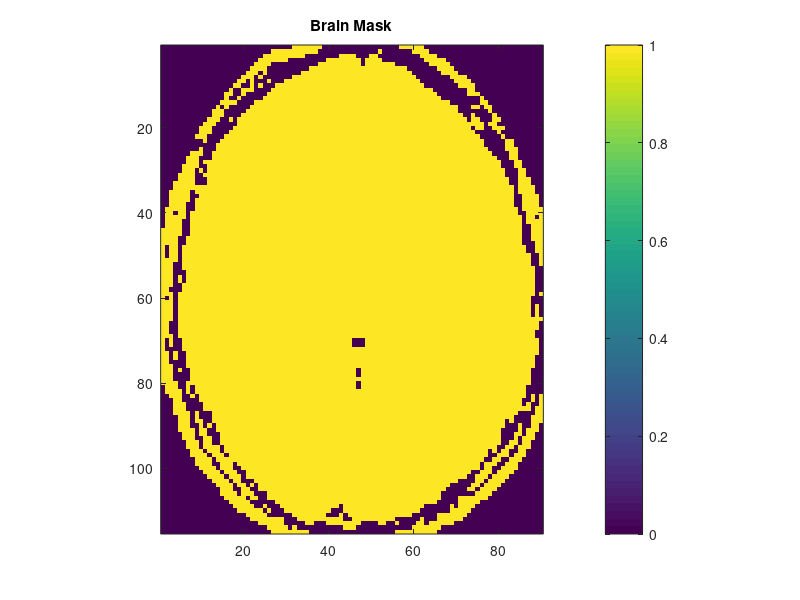

This figure's MATLAB source: (Note: this script raises an error after producing the figure.)
clear; clf;
% Parameters

% Generated with a gcv score test (will be added in future)
epsilon = 0.45;
rho = 1e-9;

plot_brain_mask = true;
plot_gradient_directions = true;

% END Parameters

% Load data from file
load partI.mat
whos

% Construct linear DTI system
A1 = g .* g;
A2 = 2 * [g(:,1).*g(:,2), g(:,1).*g(:,3), g(:,2).*g(:,3)];
A = [A1, A2];   % 64 x 6

% Brain mask
disp("Creating brain mask...");
mask = S0 > 0.05 * max(S0(:));

if (plot_brain_mask)
    disp("Plotting brain mask...")
    figure;
    imagesc(mask);
    axis image;
    colorbar;
    title("Brain Mask");
end

disp("Creating diffusion tensors...");
[D_field, D_tensor] = make_diffusion_tensor(S, S0, g, b);

if (plot_gradient_directions)
    disp("Plotting gradient pulse directions...");
    figure
    quiver3(0*g(:,1),0*g(:,1),0*g(:,1),g(:,1),g(:,2),g(:,3))
    axis vis3d
    xlabel x
    ylabel y
    zlabel z
    title('Gradient pulse directions g_i')
end

% Coordinates
[nx, ny, ~] = size(S);
[X, Y] = ndgrid(1:nx, 1:ny);
all_points = [X(:), Y(:)];
mask_vector = mask(:);

points = all_points(mask_vector, :);
disp("Constructing Gaussian RBF...");
[A_data, A_pred] = construct_gaussian_rbf(points, epsilon, rho, D_tensor);
disp("Constructing fitted tensors...");
D_fit = construct_fitted_tensors(S, points, A_pred);
disp("Finding mean diffusivity maps...")
[MD_data, MD_fit] = find_MD(D_tensor, D_fit, nx, ny);
